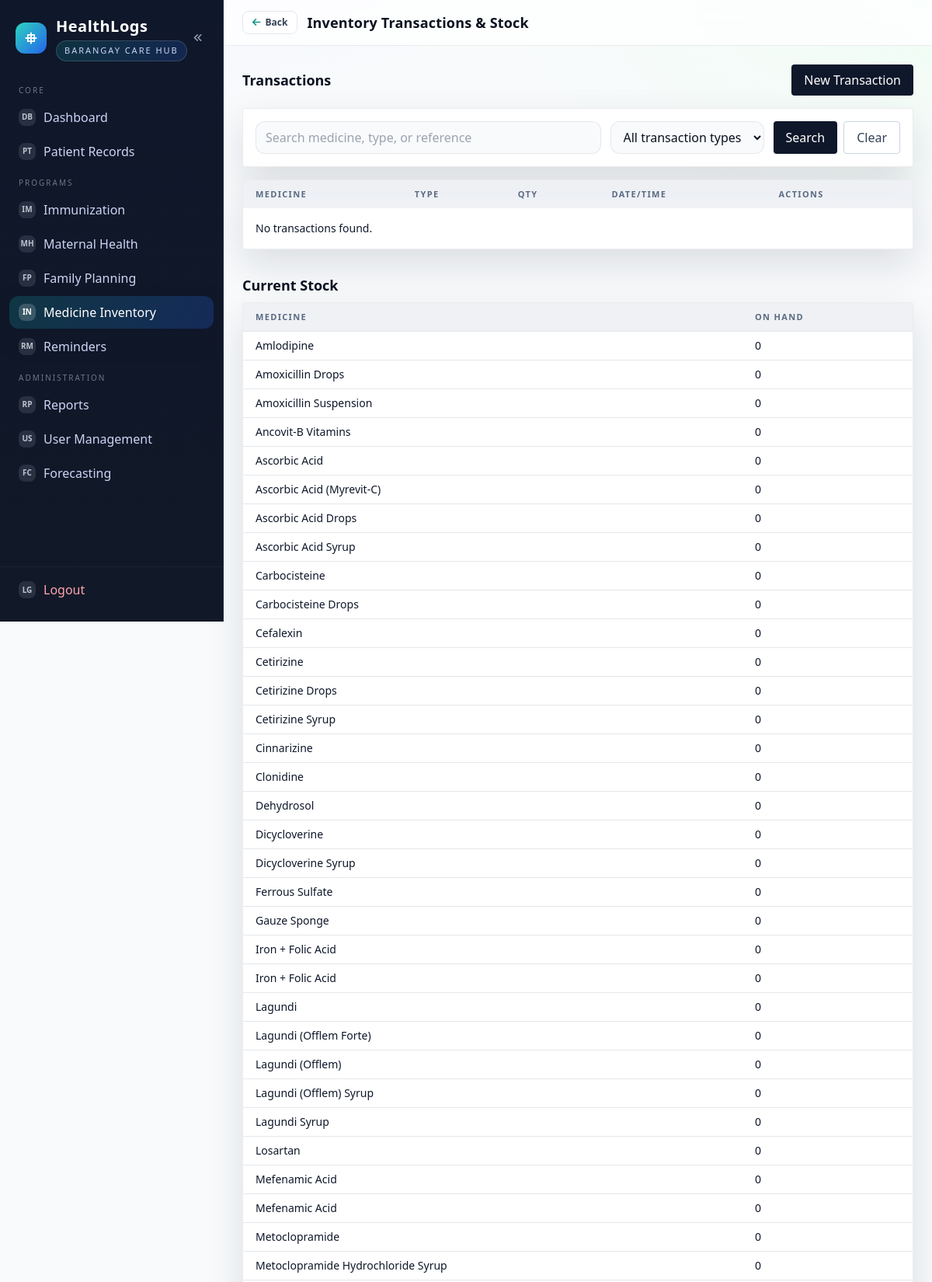
Page /public/inventory/transactions/index.php (signed in, upper part) on the committed database.
### tables this page shows
CREATE TABLE medicines (
  id BIGINT UNSIGNED AUTO_INCREMENT PRIMARY KEY,
  name VARCHAR(160) NOT NULL,
  generic_name VARCHAR(160) NULL,
  formulation VARCHAR(80) NULL,
  strength VARCHAR(60) NULL,
  unit VARCHAR(30) NOT NULL,
  reorder_level INT UNSIGNED NULL,
  created_at DATETIME NOT NULL DEFAULT CURRENT_TIMESTAMP
);

### app/Core/FlashHelper.php (called while the page is built, shortened)
<?php
if (!function_exists('h')) {
    function h($value): string {
        return htmlspecialchars((string)$value, ENT_QUOTES, 'UTF-8');
    }
}

### public/inventory/transactions/index.php (the view, shortened to what this page needs)
<?php
require __DIR__ . '/../../partials/header.php';
$q = trim($_GET['q'] ?? '');
$where = '';
$params = [];
$countStmt = $pdo->prepare("SELECT COUNT(*) FROM medicine_transactions t JOIN medicines m ON m.id = t.medicine_id $where");
$countStmt->execute($params);
$paginator = paginate((int)$countStmt->fetchColumn(), 15);
$stmt = $pdo->prepare("SELECT t.*, m.name AS medicine_name FROM medicine_transactions t JOIN medicines m ON m.id = t.medicine_id $where ORDER BY t.transaction_datetime DESC " . $paginator->getLimitSql());
$stmt->execute($params);
$transactions = $stmt->fetchAll();
$stock = $pdo->query("SELECT m.id, m.name, COALESCE(SUM(t.quantity), 0) AS on_hand FROM medicines m LEFT JOIN medicine_transactions t ON t.medicine_id = m.id GROUP BY m.id, m.name ORDER BY m.name")->fetchAll();
?>
<div class="flex items-center justify-between">
  <div class="text-lg font-semibold">Transactions</div>
  <button type="button" id="transactionModalOpenNew" data-embed-url="/HealthLogs/public/inventory/transactions/form_embed.php" class="bg-slate-900 text-white px-4 py-2 rounded">New Transaction</button>
</div>
<form method="get" class="mt-4 bg-white rounded shadow p-4 flex flex-col md:flex-row gap-3">
  <input name="q" value="<?= h($q) ?>" class="w-full border rounded px-3 py-2" placeholder="Search medicine, type, or reference" />
  <select name="type" class="w-full md:w-56 border rounded px-3 py-2">
    <option value="">All transaction types</option>
  </select>
  <div class="flex gap-2"><button class="bg-slate-900 text-white px-4 py-2 rounded" type="submit">Search</button><a class="px-4 py-2 rounded border border-slate-300 text-slate-700" href="/HealthLogs/public/inventory/transactions/index.php">Clear</a></div>
</form>
<div class="mt-4 bg-white rounded shadow overflow-x-auto">
  <table class="min-w-full text-sm">
    <thead class="bg-slate-50 text-slate-600"><tr><th class="text-left px-4 py-2">Medicine</th><th class="text-left px-4 py-2">Type</th><th class="text-left px-4 py-2">Qty</th><th class="text-left px-4 py-2">Date/Time</th><th class="text-left px-4 py-2">Actions</th></tr></thead>
    <tbody>
      <?php if (empty($transactions)): ?><tr><td class="px-4 py-4" colspan="5">No transactions found.</td></tr><?php endif; ?>
    </tbody>
  </table>
</div>
<div class="mt-8">
  <div class="text-lg font-semibold mb-2">Current Stock</div>
  <div class="bg-white rounded shadow overflow-x-auto">
    <table class="min-w-full text-sm">
      <thead class="bg-slate-50 text-slate-600"><tr><th class="text-left px-4 py-2">Medicine</th><th class="text-left px-4 py-2">On Hand</th></tr></thead>
      <tbody>
        <?php if (empty($stock)): ?><tr><td class="px-4 py-4" colspan="2">No stock data.</td></tr><?php else: ?>
          <?php foreach ($stock as $s): ?><tr class="border-t"><td class="px-4 py-2"><?= h($s['name']) ?></td><td class="px-4 py-2"><?= h($s['on_hand']) ?></td></tr><?php endforeach; ?>
        <?php endif; ?>
      </tbody>
    </table>
  </div>
</div>
<?php require __DIR__ . '/../../partials/footer.php'; ?>

### public/partials/header.php (style rules this page uses)
:root { --bg-1: #eef2ff; --bg-2: #f0fdf4; --ink: #0b1220; --muted: #5b6b82; --accent: #0ea5a4; --accent-2: #2563eb; --card: rgba(255, 255, 255, 0.92); --line: rgba(15, 23, 42, 0.08); --shadow: 0 20px 50px rgba(15, 23, 42, 0.12); }
html, body { height: 100%; padding: 0; margin: 0; }
body.app-body { font-family: 'IBM Plex Sans', ui-sans-serif, system-ui, sans-serif; color: var(--ink); background: radial-gradient(1200px 600px at 10% -10%, var(--bg-1), transparent 60%), radial-gradient(1000px 500px at 100% 0%, var(--bg-2), transparent 55%), #f8fafc; margin: 0; }
.app-content .bg-white { background: var(--card); border: 1px solid var(--line); box-shadow: var(--shadow); }
.app-content table { border-collapse: collapse; width: 100%; }
.app-content thead { background: rgba(148, 163, 184, 0.15); }
.app-content th { font-size: 11px; text-transform: uppercase; letter-spacing: 0.12em; color: var(--muted); }
.app-content td { color: #0f172a; }
.app-content input, .app-content select, .app-content textarea { background: rgba(248, 250, 252, 0.9); border: 1px solid var(--line); border-radius: 12px; }
.overflow-x-auto { -webkit-overflow-scrolling: touch; }

### rows in the picture
medicines: name "Amlodipine", on_hand "0"
medicines: name "Amoxicillin Drops", on_hand "0"
medicines: name "Amoxicillin Suspension", on_hand "0"
medicines: name "Ancovit-B Vitamins", on_hand "0"
medicines: name "Ascorbic Acid", on_hand "0"
medicines: name "Ascorbic Acid (Myrevit-C)", on_hand "0"
medicines: name "Ascorbic Acid Drops", on_hand "0"
medicines: name "Ascorbic Acid Syrup", on_hand "0"
medicines: name "Carbocisteine", on_hand "0"
medicines: name "Carbocisteine Drops", on_hand "0"
medicines: name "Cefalexin", on_hand "0"
medicines: name "Cetirizine", on_hand "0"
medicines: name "Cetirizine Drops", on_hand "0"
medicines: name "Cetirizine Syrup", on_hand "0"
medicines: name "Cinnarizine", on_hand "0"
medicines: name "Clonidine", on_hand "0"
medicines: name "Dehydrosol", on_hand "0"
medicines: name "Dicycloverine", on_hand "0"
medicines: name "Dicycloverine Syrup", on_hand "0"
medicines: name "Ferrous Sulfate", on_hand "0"
medicines: name "Gauze Sponge", on_hand "0"
medicines: name "Iron + Folic Acid", on_hand "0"
medicines: name "Iron + Folic Acid", on_hand "0"
medicines: name "Lagundi", on_hand "0"
medicines: name "Lagundi (Offlem Forte)", on_hand "0"
medicines: name "Lagundi (Offlem)", on_hand "0"
medicines: name "Lagundi (Offlem) Syrup", on_hand "0"
medicines: name "Lagundi Syrup", on_hand "0"
medicines: name "Losartan", on_hand "0"
medicines: name "Mefenamic Acid", on_hand "0"
medicines: name "Mefenamic Acid", on_hand "0"
medicines: name "Metoclopramide", on_hand "0"
medicines: name "Metoclopramide Hydrochloride Syrup", on_hand "0"

### other values in the picture
$pageTitle "Inventory Transactions & Stock"
